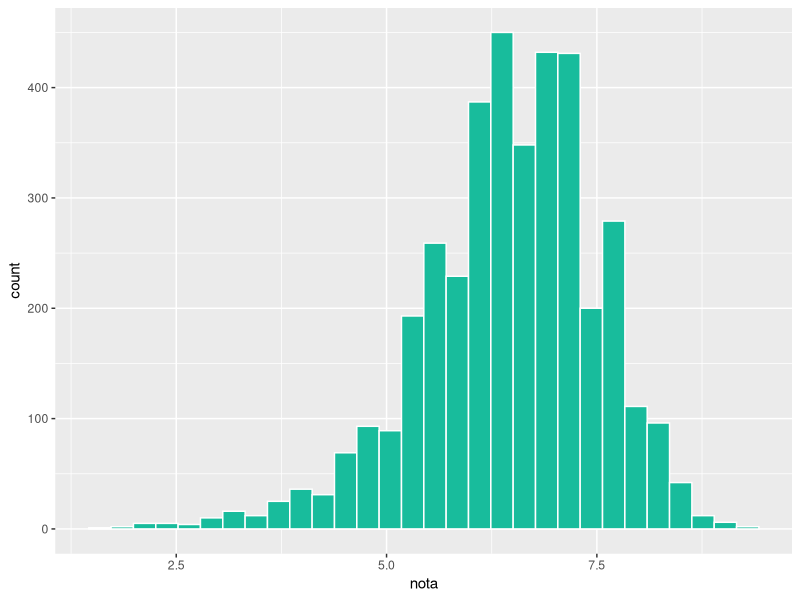
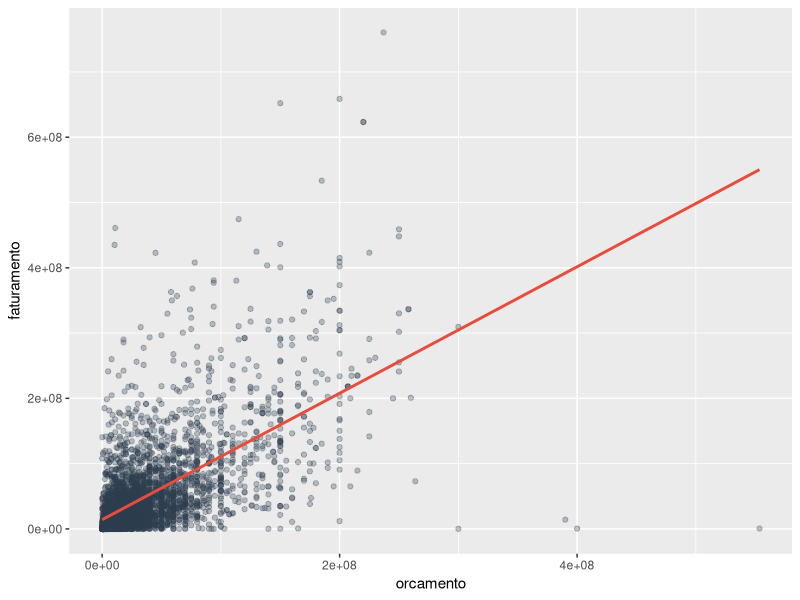
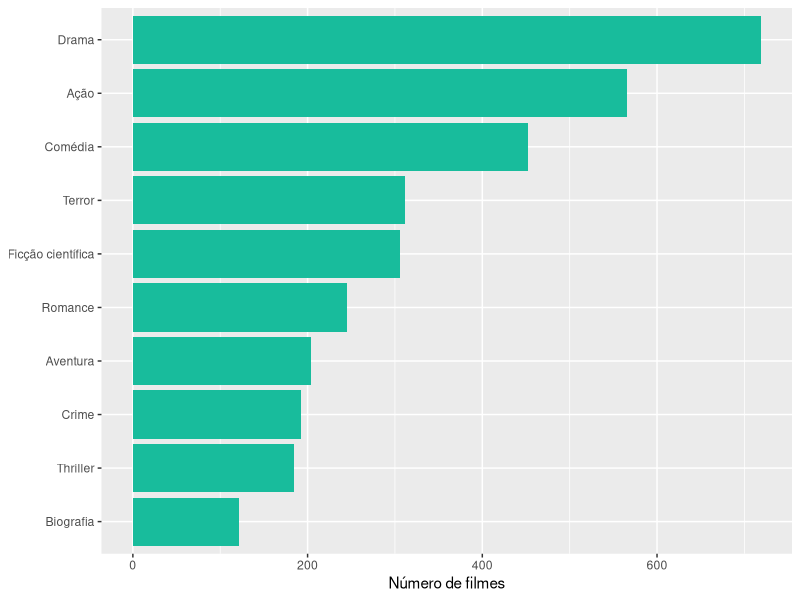
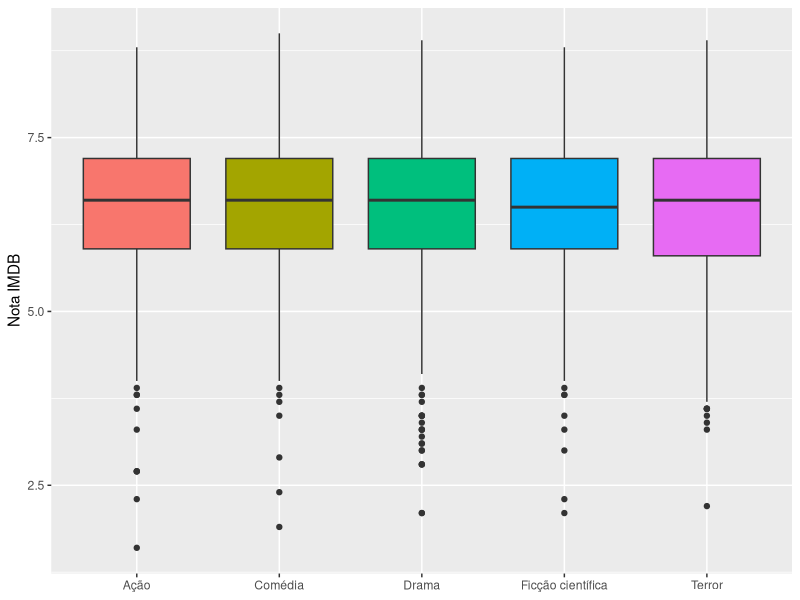

Generate these figures, in order, with R:
## ---- chunk 1
library(dplyr)
library(ggplot2)
library(readr)
library(tidyr)
library(stringr)
library(forcats)
library(purrr)
library(tibble)

# CSV com vírgula como separador (padrão americano)
filmes <- read_csv2("../data/filmes_imdb.csv")

# Se o arquivo usar ponto-e-vírgula (comum no Brasil)
# filmes <- read_csv2("../data/filmes_imdb.csv")
## ---- chunk 2
glimpse(filmes)
## ---- chunk 3
# Sem pipe (difícil de ler):
head(arrange(summarise(group_by(filter(filmes, ano > 2000), genero), nota_media = mean(nota)), desc(nota_media)), 5)

# Com pipe (leitura natural, da esquerda para a direita):
filmes %>% 
  filter(ano > 2000) %>% 
  group_by(genero) %>% 
  summarise(nota_media = mean(nota)) %>% 
  arrange(desc(nota_media)) %>% 
  head(5)
## ---- chunk 4
# Filmes com nota maior ou igual a 9.0
filmes %>% 
  filter(nota >= 9.0)

# Filmes de ação com nota acima de 8.0
filmes %>% 
  filter(genero == "Ação", nota > 8.0)

# Filmes de 2010 ou mais recentes, com orçamento acima de 100 milhões
filmes %>% 
  filter(ano >= 2010, orcamento > 100000000)
## ---- chunk 5
# Igual a          ==
# Diferente de     !=
# Maior / Menor    >   <   >=   <=
# Está na lista    %in% c("A", "B")
# E                &
# OU               |
# Negação          !
## ---- chunk 6
# Filmes de Drama OU Comédia
filmes %>% 
  filter(genero %in% c("Drama", "Comédia")) %>% 
  count(genero, sort = TRUE)

# Filmes com nota >= 8.0 E ano > 2010
filmes %>% 
  filter(nota >= 8.0, ano > 2010)
## ---- chunk 7
# Selecionar colunas por nome
filmes %>% 
  select(titulo, ano, nota)

# Selecionar um intervalo de colunas
filmes %>% 
  select(titulo:nota)

# Remover colunas com -
filmes %>% 
  select(-codigo_filme, -diretor)

# Selecionar por padrão no nome
filmes %>% 
  select(starts_with("cod"))

filmes %>% 
  select(contains("mento"))
## ---- chunk 8
filmes %>% 
  mutate(
    lucro = faturamento - orcamento,
    lucro_milhoes = lucro / 1000000,
    duracao_horas = duracao / 60
  ) %>% 
  select(titulo, orcamento, faturamento, lucro_milhoes, duracao_horas)
## ---- chunk 9
# Qual o filme mais lucrativo?
filmes %>% 
  mutate(lucro = faturamento - orcamento) %>% 
  arrange(desc(lucro)) %>% 
  select(titulo, lucro) %>% 
  head(5)
## ---- chunk 10
# Nota padronizada (z-score) por filme
filmes %>% 
  mutate(nota_z = (nota - mean(nota)) / sd(nota)) %>% 
  select(titulo, nota, nota_z) %>% 
  arrange(desc(nota_z)) %>% 
  head(5)
## ---- chunk 11
# Ordenar por nota (crescente)
filmes %>% 
  arrange(nota) %>% 
  select(titulo, nota) %>% 
  head(5)

# Ordenar por nota (decrescente)
filmes %>% 
  arrange(desc(nota)) %>% 
  select(titulo, nota) %>% 
  head(5)
## ---- chunk 12
# Ordenar por gênero e depois por nota (decrescente)
filmes %>% 
  arrange(genero, desc(nota)) %>% 
  select(genero, titulo, nota) %>% 
  head(10)
## ---- chunk 13
# Nota média geral
filmes %>% 
  summarise(
    nota_media = mean(nota),
    nota_desvio = sd(nota),
    nota_min = min(nota),
    nota_max = max(nota),
    n = n()
  )
## ---- chunk 14
# Nota média por gênero
filmes %>% 
  group_by(genero) %>% 
  summarise(
    nota_media = mean(nota),
    n = n()
  ) %>% 
  arrange(desc(nota_media))
## ---- chunk 15
# Orçamento médio por ano (apenas anos com 5+ filmes)
filmes %>% 
  group_by(ano) %>% 
  summarise(
    orcamento_medio = mean(orcamento, na.rm = TRUE),
    n = n()
  ) %>% 
  filter(n >= 5) %>% 
  arrange(desc(orcamento_medio)) %>% 
  head(10)
## ---- chunk 16
# Gêneros mais frequentes
filmes %>% 
  count(genero, sort = TRUE)

# Diretores mais prolíficos
filmes %>% 
  count(diretor, sort = TRUE) %>% 
  head(10)
## ---- chunk 17
filmes %>% 
  ggplot(aes(x = nota)) +
  geom_histogram(bins = 30, fill = "#18BC9C", color = "white")
## ---- chunk 18
filmes %>% 
  ggplot(aes(x = orcamento, y = faturamento)) +
  geom_point(alpha = 0.3, color = "#2C3E50") +
  geom_smooth(method = "lm", se = FALSE, color = "#E74C3C")
## ---- chunk 19
filmes %>% 
  count(genero, sort = TRUE) %>% 
  head(10) %>% 
  ggplot(aes(x = reorder(genero, n), y = n)) +
  geom_col(fill = "#18BC9C") +
  coord_flip() +
  labs(x = NULL, y = "Número de filmes")
## ---- chunk 20
filmes %>% 
  filter(genero %in% c("Ação", "Comédia", "Drama", "Ficção científica", "Terror")) %>% 
  ggplot(aes(x = genero, y = nota, fill = genero)) +
  geom_boxplot() +
  labs(x = NULL, y = "Nota IMDB") +
  theme(legend.position = "none")
